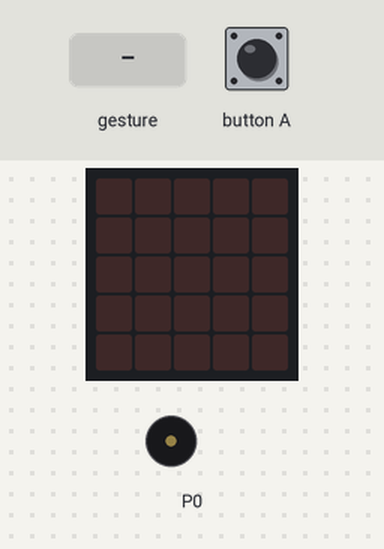
A program run on a simulated BBC micro:bit (MakeCode). Parts: the board's 5×5 LED display, buzzer (waves = sounding). Inputs (shaded band) come from the test bench. A tilt is held for 1.5 s and a shake lasts 1 s, then the board lies face up again.

Above: at 1.2 s.
1.3 s: button A pressed for 0.15 s
At 2.01 s:
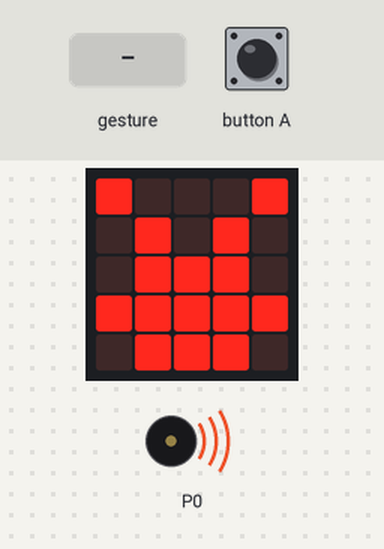
At 3.4 s:
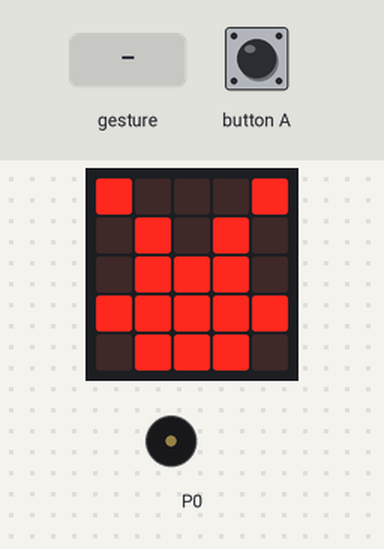
4.3 s: gesture 'shake'
At 5.8 s:
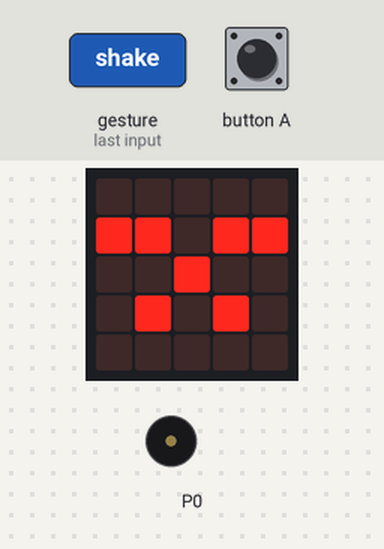
Timing chart, 0 to 7.3 s (numbered marks = the images above; inputs shaded):
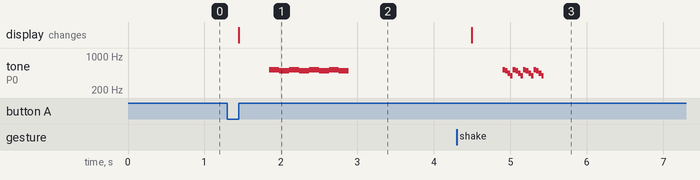

The program:

main.ts
```typescript
input.onButtonPressed(Button.A, function () {
    basic.showLeds(`
        # . . . #
        . # . # .
        . # # # .
        # # # # #
        . # # # .
        `)
    music.playMelody("C5 C5 B B C5 C5 B B ", 1000)
    music.playMelody("C5 C5 B B C5 C5 B B ", 1000)
})
input.onGesture(Gesture.Shake, function () {
    basic.showLeds(`
        . . . . .
        # # . # #
        . . # . .
        . # . # .
        . . . . .
        `)
    music.playMelody("C5 C5 B B A A G G ", 4600)
    music.playMelody("C5 C5 B B A A G G ", 4600)
    music.playMelody("C5 C5 B B A A G G ", 4600)
    music.playMelody("C5 C5 B B A A G G ", 4600)
})
```

test.ts
```typescript
// aquí va el archivo "tests"; esto no se compilará cuando este paquete se utilice como una extensión.
```

Measured:
- after the input at 1.3 s, tone on P0: silent → 523 Hz after 0.55 s, then repeats every 0.26 s: 494 Hz 0.13 s, 523 Hz 0.13 s, until it stays silent from 2.9 s; the display: changes after 0.15 s (image 1)
- after the input at 4.3 s, tone on P0: silent → 523 Hz after 0.60 s, then repeats every 0.14 s: 494 Hz 0.03 s, 440 Hz 0.03 s, 392 Hz 0.03 s, 523 Hz 0.03 s, until it stays silent from 5.4 s; the display: changes after 0.20 s (image 3)
